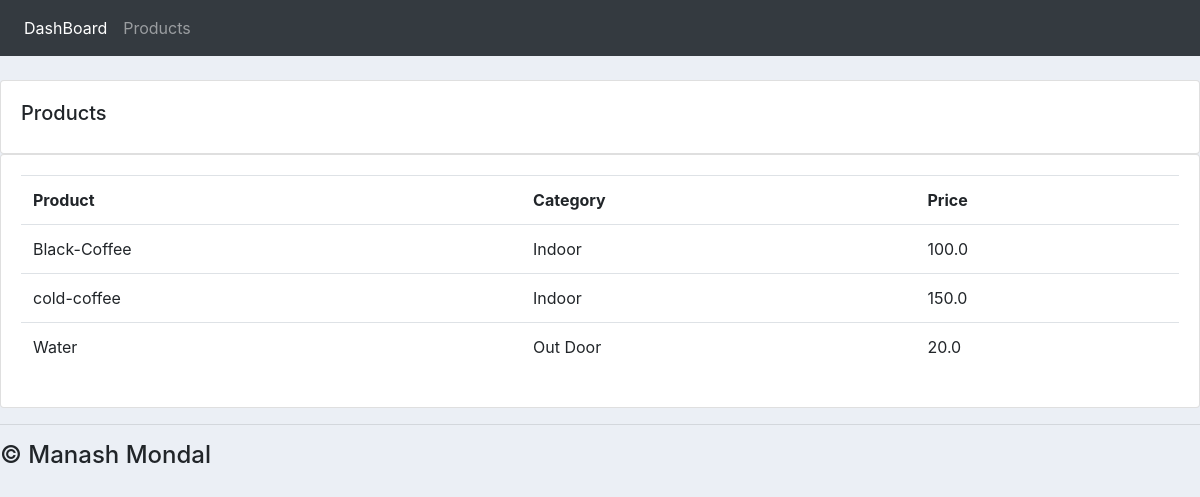
Screenshot of /products/ with the database file from the repository.
### CoffeeShop/models.py (models this page shows, shortened)
class Product(models.Model):
	CATEGORY = (
			('Indoor', 'Indoor'),
			('Out Door', 'Out Door'),
			)
	name = models.CharField(max_length=200, null=True)
	price = models.FloatField(null=True)
	category = models.CharField(max_length=200, null=True, choices=CATEGORY)
	description = models.CharField(max_length=200, null=True, blank=True)
	date_created = models.DateTimeField(auto_now_add=True, null=True)
	tags = models.ManyToManyField(Tag)

### CoffeeShop/views.py (the view)
# urls.py: path('products/',views.products, name="products"),
def products(request):
    products = Product.objects.all()
    return render(request, 'CoffeeShop/products.html', {'products':products})

### CoffeeShop/templates/CoffeeShop/products.html
{% extends 'CoffeeShop/base.html' %}
{% block content %}
		<br>
		<div class="row">
			<div class="col-md">
				<div class="card card-body">
					<h5>Products</h5>
				</div>
				<div class="card card-body">
					<table class="table">
						<tr>
							<th>Product</th>
							<th>Category</th>
							<th>Price</th>
						</tr>
						{% for i in products%}
							<tr>
								<td>{{i.name}}</td>
								<td>{{i.category}}</td>
								<td>{{i.price}}</td>
							</tr>
						{% endfor %}
					</table>
				</div>
			</div>
		</div>
{% endblock %}

### static/css/styles.css (style rules this page uses)
body { background-color: #ebeff5; }

### rows the page displays
Product: name "Black-Coffee", category "Indoor", price "100.0"
Product: name "cold-coffee", category "Indoor", price "150.0"
Product: name "Water", category "Out Door", price "20.0"
